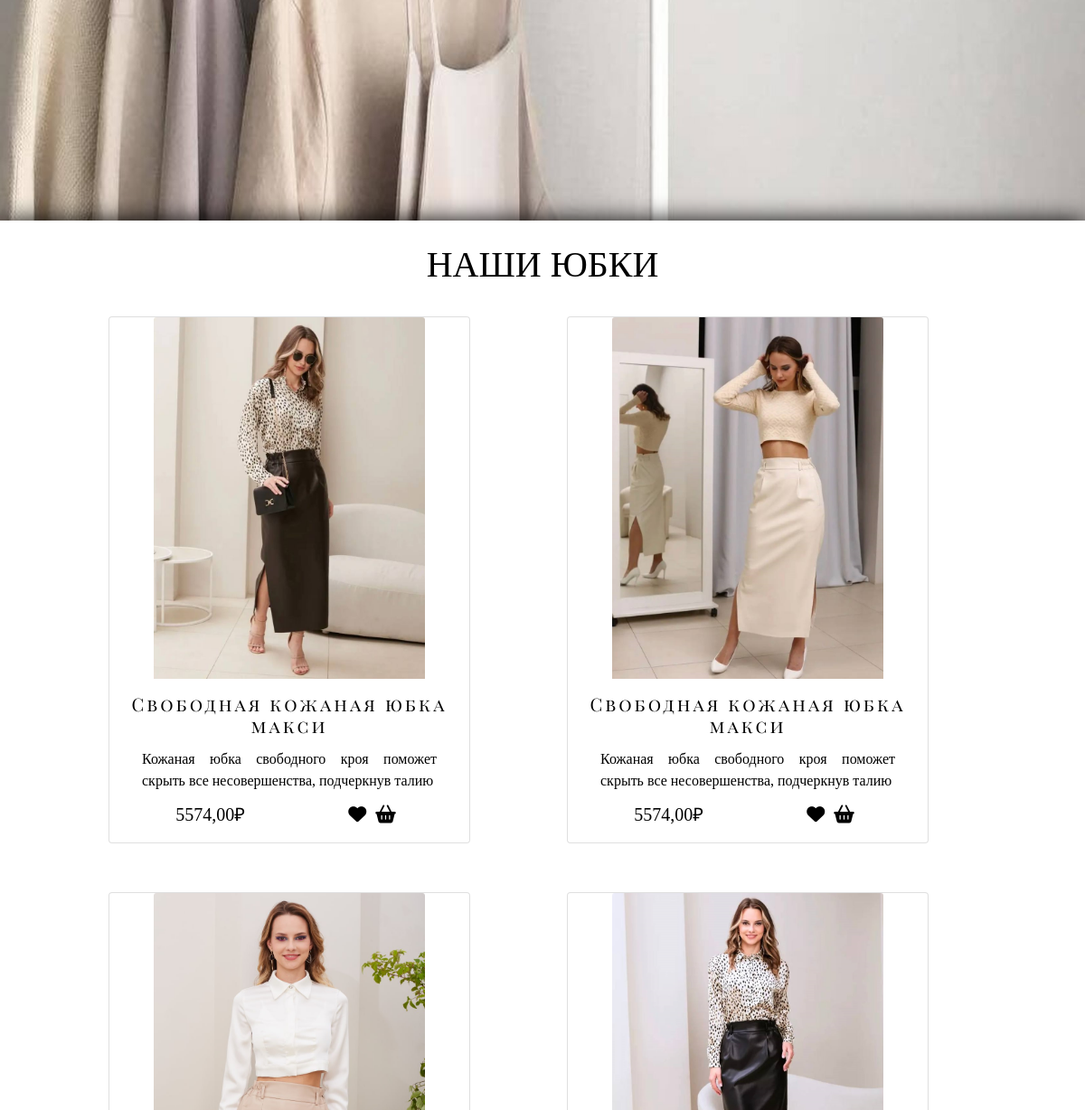
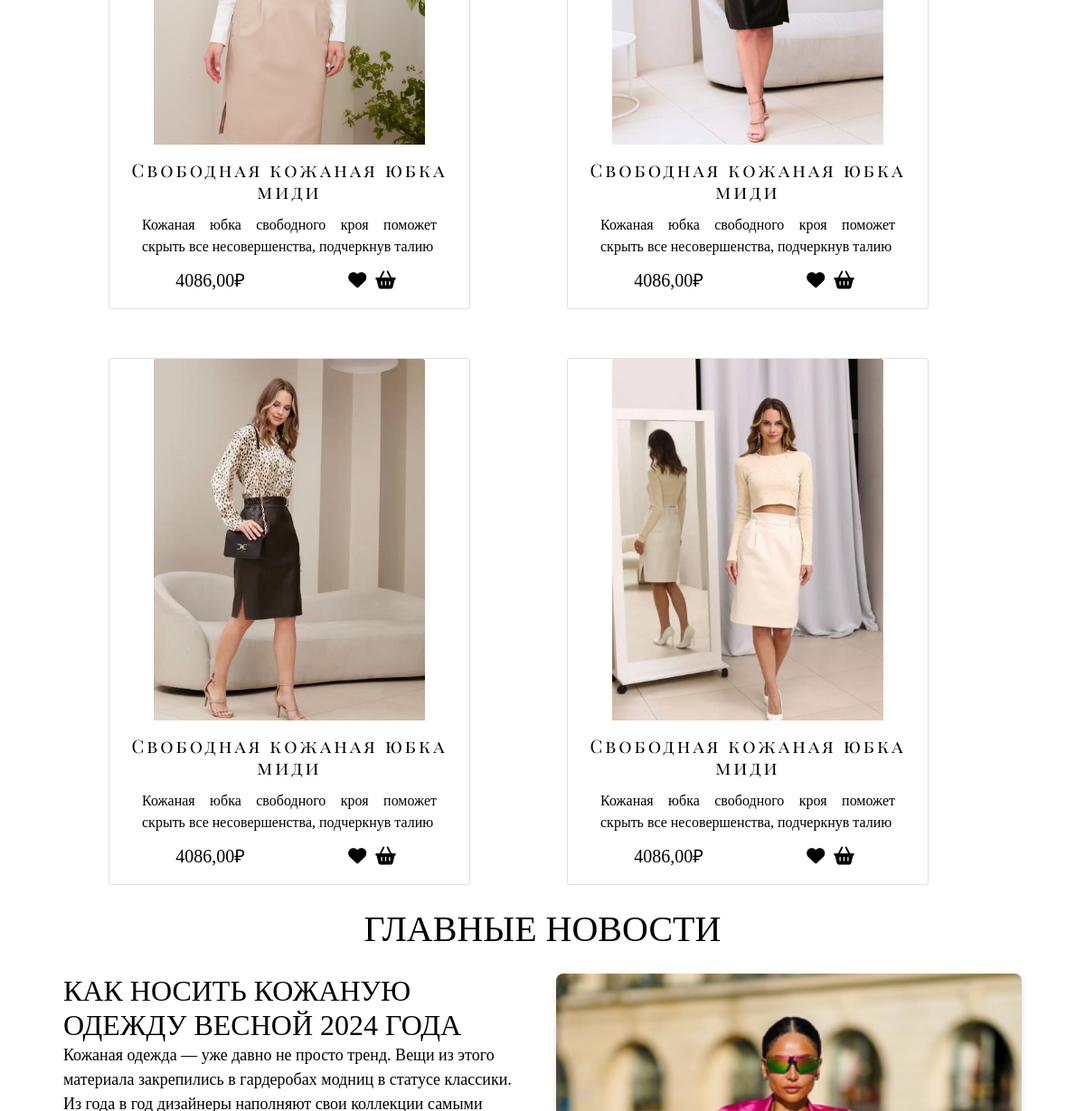
The app's page / (middle part), older data (2 pictures, top to bottom).
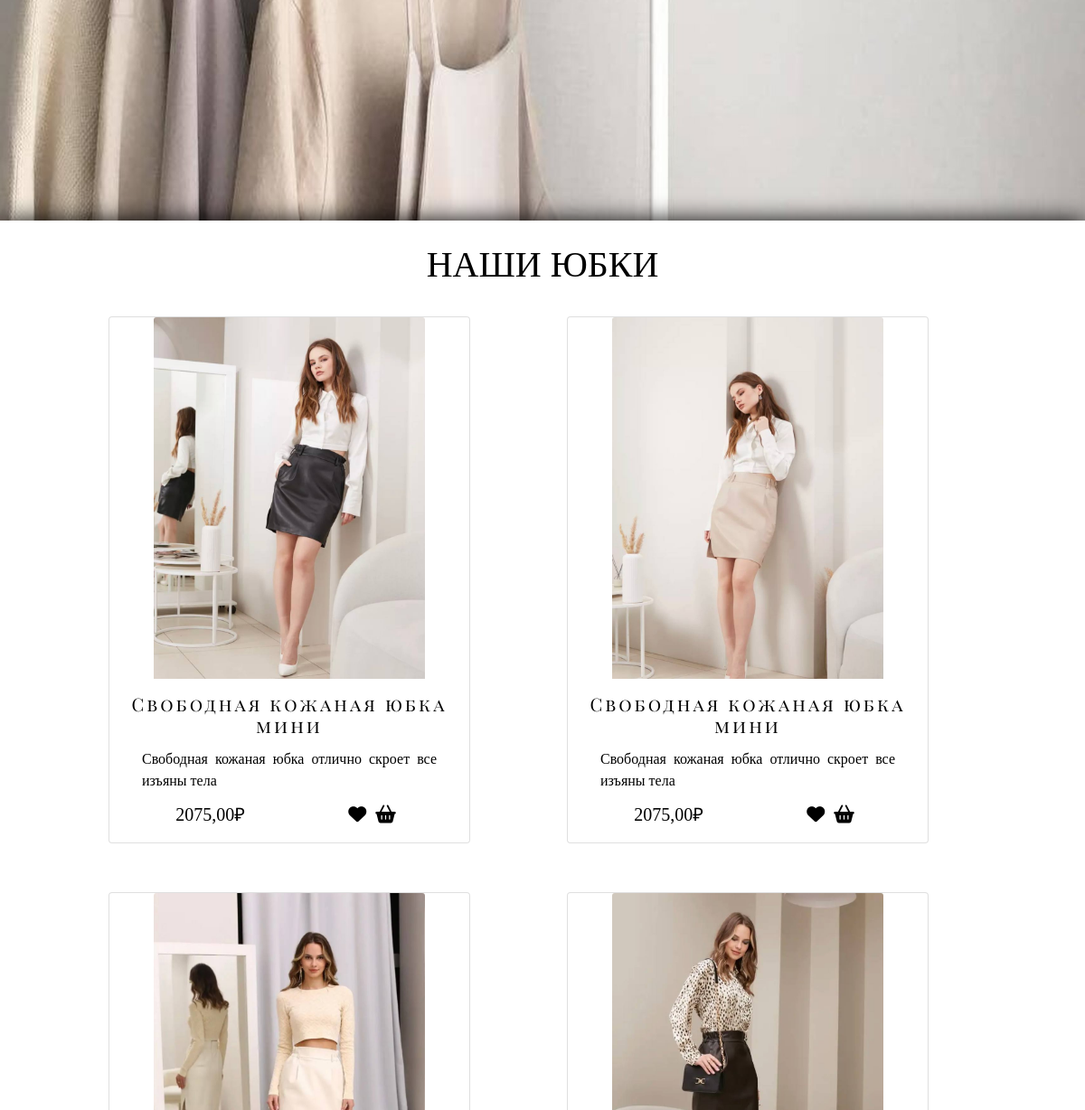
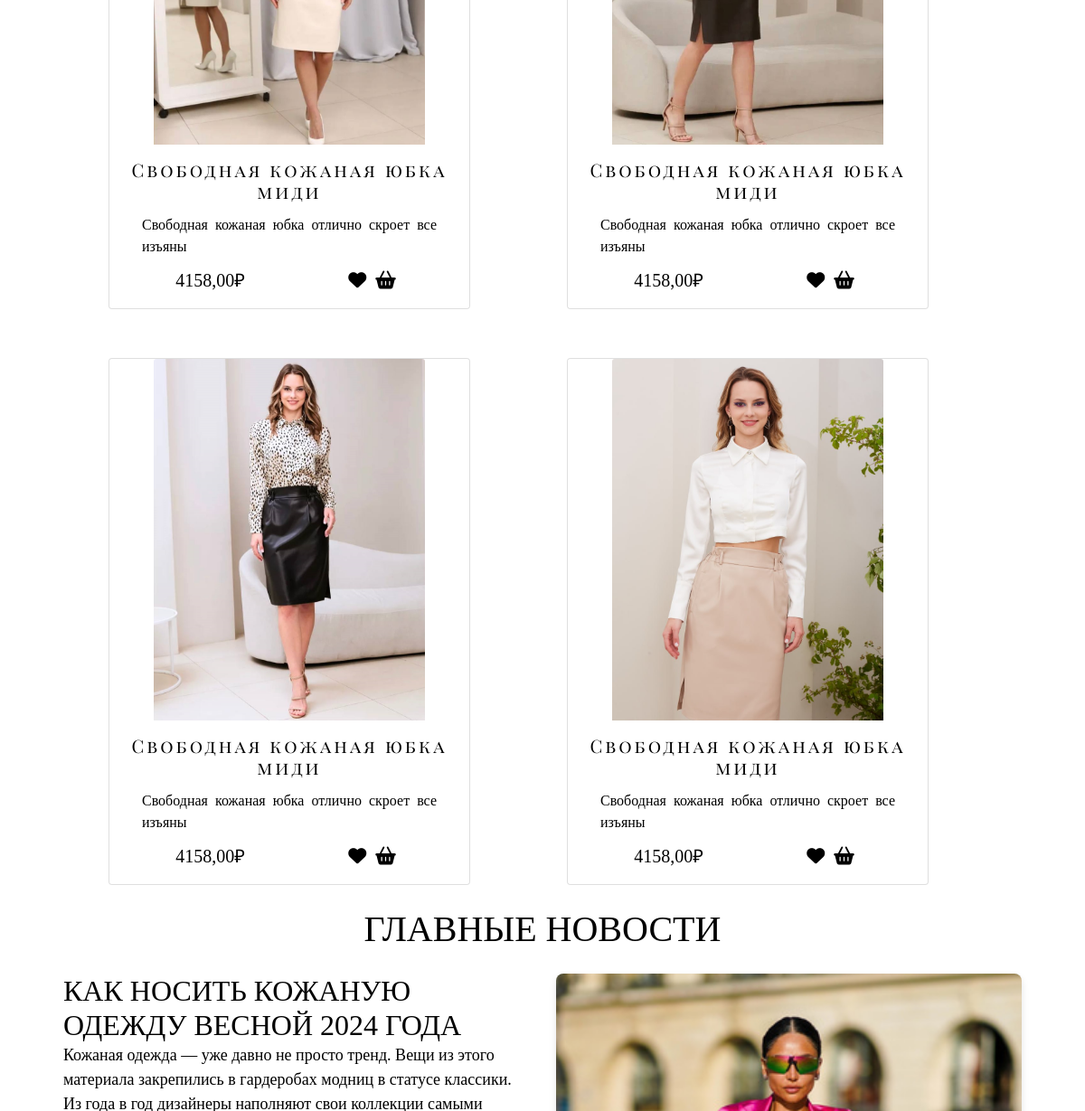
The same page, newer data (2 pictures, top to bottom).
### backend/general/models.py (models this page shows, shortened)
class ProductImage(models.Model):
    image = models.ImageField(upload_to='product/')
    product = models.ForeignKey(Product, on_delete=models.CASCADE)
    color = models.ForeignKey(Color, on_delete=models.CASCADE)

class Product(models.Model):
    name = models.CharField(max_length=100)
    description = models.TextField()
    price = models.DecimalField(max_digits=10, decimal_places=2)
    created_at = models.DateTimeField(auto_now_add=True)
    def get_absolute_url(self):
        return reverse('product_detail', args=[str(self.pk)])

### backend/general/views.py (the view)
# urls.py: path('', index, name = 'index'),
def index(request):
    latest_image_ids = (
        ProductImage.objects
        .values('product', 'color')  # Группировка по продукту и цвету
        .annotate(latest_image_id=Max('id'))  # Берём ID последнего изображения в группе
        .order_by('-latest_image_id')[:6]  # Сортируем по новизне и берём 6
    )
    image_ids = [item['latest_image_id'] for item in latest_image_ids]
    products = ProductImage.objects.filter(id__in=image_ids).select_related('product', 'color')
    context = {'products': products}
    return render(request, 'index.html', context)

### frontend/templates/index.html (shortened to what this page needs)
{% extends 'base.html' %}
{%load static%}
{% block content %}
<div class="offer">
</div>
<main>
    <section class="section">
        <h1 class="h1">
            Наши юбки
        </h1>
        <div class="row row-cols-1 row-cols-md-2 g-4 catalog">
            {% for image in products %}
            <div class="col">
                <div class="card card__image-wrapper">
                    <a href="{{ image.product.get_absolute_url }}">
                        <img src="{{image.image.url}}" class="card-img-top card_image" alt="{{ image.product.name }}">
                    </a>
                    <div class="card-body card__text">
                        <h5 class="card-title ubka_nazvanie dop-text">
                            <a href="{{ image.product.get_absolute_url }}">{{ image.product.name }}</a>
                        </h5>
                        <p class="card-text card__text-description">{{ image.product.description }}</p>
                        <div class="sail">
                            <p class="card__text-price">{{ image.product.price }}₽</p>
                            <div class="card_sail">
                                <span class="fa-solid fa-heart" href="#"></span>
                                <a href="#" class="add-to-cart-link"
                                   data-product-id="{{ image.product.id }}"
                                   {% if image.color %}data-color-id="{{ image.color.id }}"{% endif %}>
                                    <span class="fa-solid fa-basket-shopping"></span>
                                </a>
                            </div>
                        </div>
                    </div>
                </div>
            </div>
            {% endfor %}
        </div>
        <div class="news">
            <h1>Главные Новости</h1>
            <div class="content-block">
                <div class="text-content">
                    <h2>Как носить кожаную одежду весной 2024 года</h2>
                    <p>Кожаная одежда — уже давно не просто тренд. Вещи из этого материала закрепились
                        винного оттенка и микрошортов бежевого цвета. </p>
                </div>
                <div class="image-content">
                    <img src="{%static 'img/news1111/news3.jpeg'%}" alt="Пример изображения">
                </div>
            </div>
        </div>
    </section>
</main>
{% endblock %}

Row changes from the older to the newer data that the page shows:
removed ProductImage: image (picture), product.name "Свободная кожаная юбка миди", product.description "Кожаная юбка свободного кроя поможет скрыть все несовершенства, подчеркнув талию", product.price "4086,00"
now on this page (row edited): ProductImage: image (picture), product.name "Свободная кожаная юбка мини", product.description "Свободная кожаная юбка отлично скроет все изъяны тела", product.price "2075,00"
changed ProductImage (number 2 of 6 on the later page): image: a different picture; product.name "Свободная кожаная юбка макси" → "Свободная кожаная юбка мини"; product.description "Кожаная юбка свободного кроя поможет скрыть все несовершенства, подчеркнув талию" → "Свободная кожаная юбка отлично скроет все изъяны тела"; product.price "5574,00" → "2075,00"
changed ProductImage (number 3 of 6 on the later page): image: a different picture; product.name "Свободная кожаная юбка макси" → "Свободная кожаная юбка миди"; product.description "Кожаная юбка свободного кроя поможет скрыть все несовершенства, подчеркнув талию" → "Свободная кожаная юбка отлично скроет все изъяны"; product.price "5574,00" → "4158,00"
changed ProductImage (number 4 of 6 on the later page): image: a different picture; product.description "Кожаная юбка свободного кроя поможет скрыть все несовершенства, подчеркнув талию" → "Свободная кожаная юбка отлично скроет все изъяны"; product.price "4086,00" → "4158,00"
changed ProductImage (number 5 of 6 on the later page): product.description "Кожаная юбка свободного кроя поможет скрыть все несовершенства, подчеркнув талию" → "Свободная кожаная юбка отлично скроет все изъяны"; product.price "4086,00" → "4158,00"
changed ProductImage (number 6 of 6 on the later page): image: a different picture; product.description "Кожаная юбка свободного кроя поможет скрыть все несовершенства, подчеркнув талию" → "Свободная кожаная юбка отлично скроет все изъяны"; product.price "4086,00" → "4158,00"
